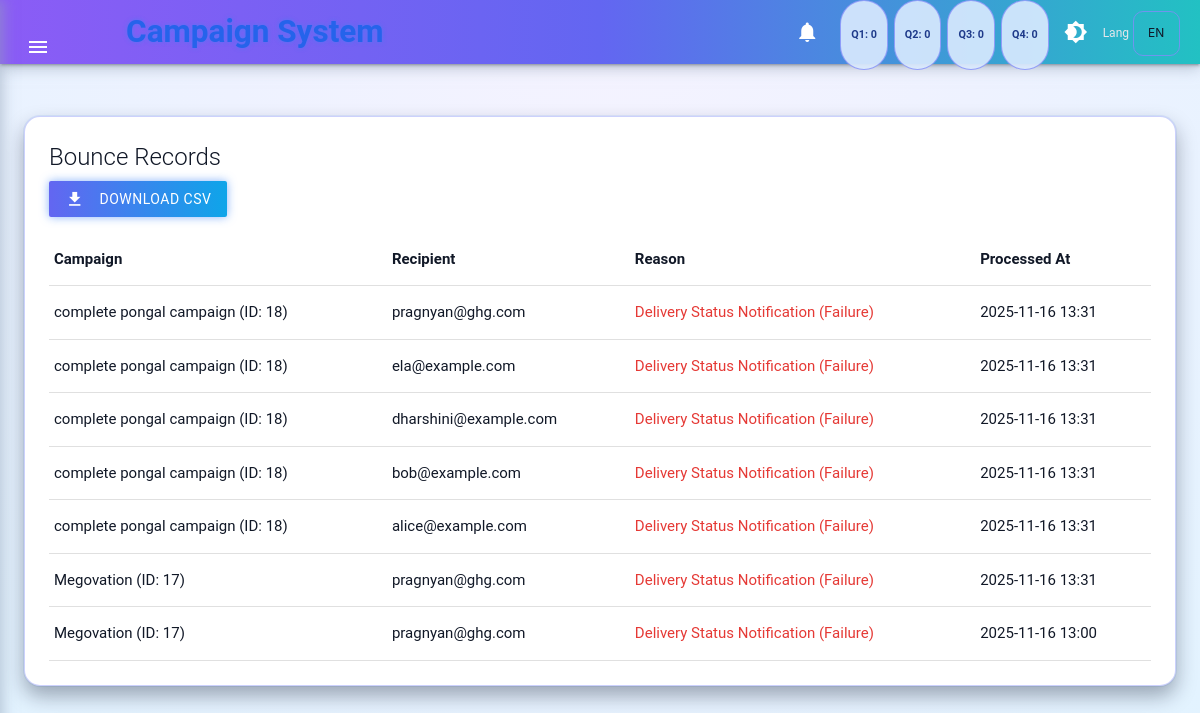
Screenshot of /bounces/ with the database file from the repository.
### campaigns/models.py (models this page shows, shortened)
class BounceRecord(models.Model):
    campaign = models.ForeignKey(
        Campaign,
        on_delete=models.CASCADE,
        related_name="bounces",
    )
    recipient_email = models.EmailField()
    reason = models.TextField(blank=True)
    message_id = models.CharField(max_length=255, blank=True)
    processed_at = models.DateTimeField(auto_now_add=True)
    class Meta:
        ordering = ["-processed_at"]

class Campaign(models.Model):
    class Status(models.TextChoices):
        DRAFT = "draft", "Draft"
        SCHEDULED = "scheduled", "Scheduled"
        IN_PROGRESS = "in_progress", "In Progress"
        COMPLETED = "completed", "Completed"
        FAILED = "failed", "Failed"
    name = models.CharField(max_length=255)
    subject = models.CharField(max_length=255)
    content = models.TextField(help_text="Plain text or HTML")
    scheduled_time = models.DateTimeField()
    status = models.CharField(
        max_length=20,
        choices=Status.choices,
        default=Status.DRAFT,
    )
    groups = models.ManyToManyField(
        RecipientGroup,
        related_name="campaigns",
        blank=True,
        help_text="Select which recipient groups this campaign should be sent to.",
    )
    created_at = models.DateTimeField(auto_now_add=True)
    updated_at = models.DateTimeField(auto_now=True)
    admin_report_sent = models.BooleanField(default=False)

### campaigns/views.py (the view)
# urls.py: path("bounces/", views.bounce_list, name="bounce_list"),
def bounce_list(request):
    try:
        qs = BounceRecord.objects.select_related("campaign")
        campaign_id = request.GET.get("campaign_id")
        if campaign_id:
            qs = qs.filter(campaign_id=campaign_id)
    except Exception as exc:
        logger.error("Error loading bounce list: %s", exc, exc_info=True)
        messages.error(request, "Unable to load bounce records.")
        qs = BounceRecord.objects.none()
    return render(request, "campaigns/bounce_list.html", {"bounces": qs})

### campaigns/context_processors.py (called while the page is built)
def quarterly_planned_counts(request):
    now = timezone.now()
    year = now.year
    qs = Campaign.objects.filter(
        status=Campaign.Status.SCHEDULED,
        scheduled_time__year=year,
    )
    def count_between(start_month, end_month):
        return qs.filter(
            scheduled_time__month__gte=start_month,
            scheduled_time__month__lte=end_month,
        ).count()
    counts = {
        "q1": count_between(1, 3),
        "q2": count_between(4, 6),
        "q3": count_between(7, 9),
        "q4": count_between(10, 12),
    }
    return {"planned_quarter_counts": counts}

### campaigns/templates/campaigns/bounce_list.html (shortened to what this page needs)
{% extends "campaigns/base.html" %}
{% block content %}
<div class="card neon-card">
  <div class="card-content">
    <span class="card-title">Bounce Records</span>
    <div style="margin-bottom: 16px;">
      <a href="{% url 'campaigns:bounce_report_csv' %}" class="btn btn-neon waves-effect">
        <i class="material-icons left">file_download</i>
        Download CSV
      </a>
    </div>
    <table class="highlight responsive-table">
      <thead>
        <tr>
          <th>Campaign</th>
          <th>Recipient</th>
          <th>Reason</th>
          <th>Processed At</th>
        </tr>
      </thead>
      <tbody>
        {% for b in bounces %}
        <tr>
          <td>{{ b.campaign.name }} (ID: {{ b.campaign_id }})</td>
          <td>{{ b.recipient_email }}</td>
          <td class="red-text text-darken-1">{{ b.reason|default:"—" }}</td>
          <td>{{ b.processed_at|date:"Y-m-d H:i" }}</td>
        </tr>
        {% empty %}
        <tr>
          <td colspan="4">No bounce records found.</td>
        </tr>
        {% endfor %}
      </tbody>
    </table>
  </div>
</div>
{% endblock %}

### campaigns/templates/campaigns/base.html (style rules this page uses)
:root { --bg-body: radial-gradient(circle at top, #f5f3ff 0, #eef2ff 40%, #e2f3ff 100%); --bg-card: #ffffff; --text-main: #111827; --nav-gradient: linear-gradient(90deg, #8b5cf6, #6366f1, #22c1c3); --sidenav-bg: #f9fafb; --badge-bg: rgba(219, 234, 254, 0.9); --badge-border: rgba(129, 140, 248, 0.8); --label-color: #4b5563; --input-border-focus: #4f46e5; }
body { background: var(--bg-body); color: var(--text-main); font-family: "Roboto", system-ui, -apple-system, BlinkMacSystemFont, sans-serif; }
.card.neon-card { background: var(--bg-card); border-radius: 16px; border: 1px solid rgba(129, 140, 248, 0.4); box-shadow: 0 10px 20px rgba(15, 23, 42, 0.35), 0 0 0 1px rgba(59, 130, 246, 0.1); }
.card-title { font-size: 1.3rem; font-weight: 600; color: var(--text-main); }
.btn-neon { background: linear-gradient(90deg, #6366f1, #0ea5e9); box-shadow: 0 0 10px rgba(59, 130, 246, 0.6); }
::placeholder { color: #9ca3af !important; }

### rows the page displays
BounceRecord: campaign.name "complete pongal campaign", campaign_id "18", recipient_email "pragnyan@ghg.com", reason "Delivery Status Notification (Failure)", processed_at "2025-11-16 13:31"
BounceRecord: campaign.name "complete pongal campaign", campaign_id "18", recipient_email "ela@example.com", reason "Delivery Status Notification (Failure)", processed_at "2025-11-16 13:31"
BounceRecord: campaign.name "complete pongal campaign", campaign_id "18", recipient_email "dharshini@example.com", reason "Delivery Status Notification (Failure)", processed_at "2025-11-16 13:31"
BounceRecord: campaign.name "complete pongal campaign", campaign_id "18", recipient_email "bob@example.com", reason "Delivery Status Notification (Failure)", processed_at "2025-11-16 13:31"
BounceRecord: campaign.name "complete pongal campaign", campaign_id "18", recipient_email "alice@example.com", reason "Delivery Status Notification (Failure)", processed_at "2025-11-16 13:31"
BounceRecord: campaign.name "Megovation", campaign_id "17", recipient_email "pragnyan@ghg.com", reason "Delivery Status Notification (Failure)", processed_at "2025-11-16 13:31"
BounceRecord: campaign.name "Megovation", campaign_id "17", recipient_email "pragnyan@ghg.com", reason "Delivery Status Notification (Failure)", processed_at "2025-11-16 13:00"

### other values shown
{{ planned_quarter_counts.q1|default:0 }} "0"
{{ planned_quarter_counts.q2|default:0 }} "0"
{{ planned_quarter_counts.q3|default:0 }} "0"
{{ planned_quarter_counts.q4|default:0 }} "0"
